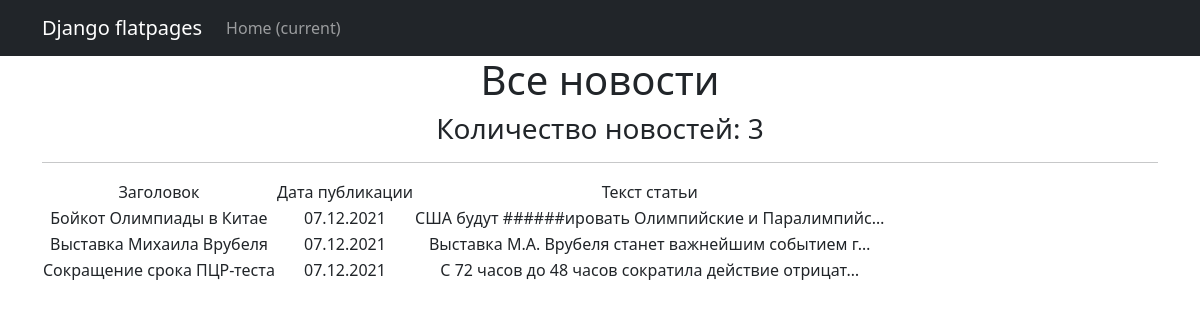
Page /news/ on the committed database.
### news/models.py (models this page shows, shortened)
class Post(models.Model):
    author = models.ForeignKey(Author, on_delete=models.CASCADE)
    category = models.ManyToManyField(Category, through='PostCategory')
    type = models.CharField(max_length=2,
                            choices=POST_TYPES,
                            default=article)
    header = models.CharField(max_length=255)
    text = models.TextField()
    _rank = models.IntegerField(default=0, db_column='rank')
    created_datetime = models.DateTimeField(auto_now_add=True)
    @property
    def rank(self):
        return self._rank
    @rank.setter
    def rank(self, value):
        self._rank = int(value) if value >= 0 else 0
        self.save()

### news/views.py (the view)
# urls.py: path('', PostList.as_view()),
class PostList(ListView):
    model = Post
    template_name = 'news.html'
    context_object_name = 'news'
    queryset = Post.objects.order_by('-id')

### news/templatetags/custom_filters.py (called while the page is built)
@register.filter(name='censor')
def Censor(text: str):
    for word in restricted_lexicon:
        text = re.sub(word, "#" * len(word), text)
    return text

### templates/news.html (shortened to what this page needs)
{% extends 'flatpages/default.html' %}
{% load custom_filters %}
{% block content %}
    <h1>
        Все новости
    </h1>
    <h3>
        Количество новостей: {{ news|length }}
    </h3>
    <hr>
    {% if news %}
        <table>
            <tr>
                <td>
                    Заголовок
                </td>
                <td>
                    Дата публикации
                </td>
                <td>
                    Текст статьи
                </td>
            </tr>
        {% for post in news %}
            <tr>
                <td>
                    {{ post.header|censor }}
                </td>
                <td>
                    {{ post.created_datetime|date:'d.m.Y' }}
                </td>
                <td>
                    {{ post.text|truncatechars:50|censor }}
                </td>
            </tr>
        {% endfor %}
        </table>
    {% else %}
        <h2>Новостей нет!</h2>
    {% endif %}
{% endblock content %}

### templates/flatpages/default.html (shortened to what this page needs)
<!DOCTYPE html>
<html lang="en">
    <head>
        {% load static %}
        <link href="{% static 'css/styles.css' %}" rel="stylesheet" />
    </head>
    <body>
        <nav class="navbar navbar-expand-lg navbar-dark bg-dark static-top">
        <div class="container">
           <a class="navbar-brand" href="#">Django flatpages</a>
           <div class="collapse navbar-collapse" id="navbarResponsive">
               <ul class="navbar-nav ml-auto">
                   <li class="nav-item active">
                       <a class="nav-link" href="#">Home
                           <span class="sr-only">(current)</span>
                       </a>
                   </li>
               </ul>
           </div>
       </div>
    </nav>
    <div class="container">
       <div class="row">
           <div class="col-lg-12 text-center">
               {% block content %}{% endblock content %}
           </div>
       </div>
    </div>
    </body>
</html>

### rows in the picture
Post: header|censor "Бойкот Олимпиады в Китае", created_datetime "07.12.2021", text|censor "США будут ######ировать Олимпийские и Паралимпийс…"
Post: header|censor "Выставка Михаила Врубеля", created_datetime "07.12.2021", text|censor "Выставка М.А. Врубеля станет важнейшим событием г…"
Post: header|censor "Сокращение срока ПЦР-теста", created_datetime "07.12.2021", text|censor "С 72 часов до 48 часов сократила действие отрицат…"

### other values in the picture
{{ news|length }} "3"
